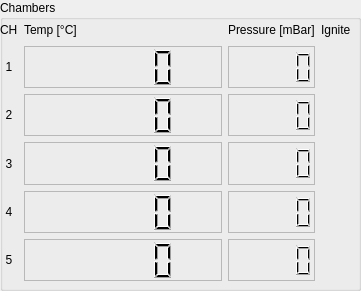
   <widget class="QGroupBox" name="groupBox_5">
    <property name="geometry">
     <rect>
      <x>430</x>
      <y>80</y>
      <width>361</width>
      <height>291</height>
     </rect>
    </property>
    <property name="title">
     <string>Chambers</string>
    </property>
    <widget class="QWidget" name="gridLayoutWidget_6">
     <property name="geometry">
      <rect>
       <x>0</x>
       <y>20</y>
       <width>351</width>
       <height>261</height>
      </rect>
     </property>
     <layout class="QGridLayout" name="gridLayout_6" columnstretch="0,0,0,0,0">
      <property name="sizeConstraint">
       <enum>QLayout::SetMaximumSize</enum>
      </property>
      <item row="0" column="2">
       <widget class="QLabel" name="label_52">
        <property name="text">
         <string>Temp [°C]</string>
        </property>
       </widget>
      </item>
      <item row="1" column="1">
       <widget class="QLabel" name="label_47">
        <property name="text">
         <string>1</string>
        </property>
        <property name="alignment">
         <set>Qt::AlignCenter</set>
        </property>
       </widget>
      </item>
      <item row="3" column="1">
       <widget class="QLabel" name="label_44">
        <property name="text">
         <string>3</string>
        </property>
        <property name="alignment">
         <set>Qt::AlignCenter</set>
        </property>
       </widget>
      </item>
      <item row="1" column="2">
       <widget class="QLCDNumber" name="ch1TempLCD">
        <property name="sizePolicy">
         <sizepolicy hsizetype="Expanding" vsizetype="Expanding">
          <horstretch>0</horstretch>
          <verstretch>0</verstretch>
         </sizepolicy>
        </property>
        <property name="frameShape">
         <enum>QFrame::StyledPanel</enum>
        </property>
        <property name="frameShadow">
         <enum>QFrame::Raised</enum>
        </property>
        <property name="lineWidth">
         <number>1</number>
        </property>
       </widget>
      </item>
      <item row="3" column="3">
       <widget class="QLCDNumber" name="ch3PressLCD">
        <property name="frameShape">
         <enum>QFrame::StyledPanel</enum>
        </property>
        <property name="frameShadow">
         <enum>QFrame::Raised</enum>
        </property>
        <property name="lineWidth">
         <number>1</number>
        </property>
       </widget>
      </item>
      <item row="5" column="3">
       <widget class="QLCDNumber" name="ch5PressLCD">
        <property name="frameShape">
         <enum>QFrame::StyledPanel</enum>
        </property>
        <property name="frameShadow">
         <enum>QFrame::Raised</enum>
        </property>
        <property name="lineWidth">
         <number>1</number>
        </property>
       </widget>
      </item>
      <item row="4" column="3">
       <widget class="QLCDNumber" name="ch4PressLCD">
        <property name="frameShape">
         <enum>QFrame::StyledPanel</enum>
        </property>
        <property name="frameShadow">
         <enum>QFrame::Raised</enum>
        </property>
        <property name="lineWidth">
         <number>1</number>
        </property>
       </widget>
      </item>
      <item row="3" column="2">
       <widget class="QLCDNumber" name="ch3TempLCD">
        <property name="sizePolicy">
         <sizepolicy hsizetype="Expanding" vsizetype="Expanding">
          <horstretch>0</horstretch>
          <verstretch>0</verstretch>
         </sizepolicy>
        </property>
        <property name="frameShape">
         <enum>QFrame::StyledPanel</enum>
        </property>
        <property name="frameShadow">
         <enum>QFrame::Raised</enum>
        </property>
       </widget>
      </item>
      <item row="4" column="1">
       <widget class="QLabel" name="label_45">
        <property name="text">
         <string>4</string>
        </property>
        <property name="alignment">
         <set>Qt::AlignCenter</set>
        </property>
       </widget>
      </item>
      <item row="1" column="3">
       <widget class="QLCDNumber" name="ch1PressLCD">
        <property name="frameShape">
         <enum>QFrame::StyledPanel</enum>
        </property>
        <property name="frameShadow">
         <enum>QFrame::Raised</enum>
        </property>
        <property name="lineWidth">
         <number>1</number>
        </property>
       </widget>
      </item>
      <item row="2" column="3">
       <widget class="QLCDNumber" name="ch2PressLCD">
        <property name="frameShape">
         <enum>QFrame::StyledPanel</enum>
        </property>
        <property name="frameShadow">
         <enum>QFrame::Raised</enum>
        </property>
        <property name="lineWidth">
         <number>1</number>
        </property>
       </widget>
      </item>
      <item row="4" column="2">
       <widget class="QLCDNumber" name="ch4TempLCD">
        <property name="sizePolicy">
         <sizepolicy hsizetype="Expanding" vsizetype="Expanding">
          <horstretch>0</horstretch>
          <verstretch>0</verstretch>
         </sizepolicy>
        </property>
        <property name="frameShape">
         <enum>QFrame::StyledPanel</enum>
        </property>
       </widget>
      </item>
      <item row="0" column="1">
       <widget class="QLabel" name="label_53">
        <property name="text">
         <string>CH</string>
        </property>
       </widget>
      </item>
      <item row="5" column="1">
       <widget class="QLabel" name="label_46">
        <property name="text">
         <string>5</string>
        </property>
        <property name="alignment">
         <set>Qt::AlignCenter</set>
        </property>
       </widget>
      </item>
      <item row="2" column="1">
       <widget class="QLabel" name="label_43">
        <property name="text">
         <string>2</string>
        </property>
        <property name="alignment">
         <set>Qt::AlignCenter</set>
        </property>
       </widget>
      </item>
      <item row="0" column="4">
       <widget class="QLabel" name="connected_9">
        <property name="minimumSize">
         <size>
          <width>20</width>
          <height>20</height>
         </size>
        </property>
        <property name="maximumSize">
         <size>
          <width>1000</width>
          <height>20</height>
         </size>
        </property>
        <property name="text">
         <string>Ignite</string>
        </property>
        <property name="scaledContents">
         <bool>true</bool>
        </property>
       </widget>
      </item>
      <item row="2" column="4">
       <widget class="QLabel" name="relay2LED">
        <property name="minimumSize">
         <size>
          <width>20</width>
          <height>20</height>
         </size>
        </property>
        <property name="maximumSize">
         <size>
          <width>20</width>
          <height>20</height>
         </size>
        </property>
        <property name="text">
         <string/>
        </property>
        <property name="pixmap">
         <pixmap resource="FireTamer.qrc">:/images/ledoff.png</pixmap>
        </property>
        <property name="scaledContents">
         <bool>true</bool>
        </property>
       </widget>
      </item>
      <item row="5" column="4">
       <widget class="QLabel" name="relay5LED">
        <property name="minimumSize">
         <size>
          <width>20</width>
          <height>20</height>
         </size>
        </property>
        <property name="maximumSize">
         <size>
          <width>20</width>
          <height>20</height>
         </size>
        </property>
        <property name="text">
         <string/>
        </property>
        <property name="pixmap">
         <pixmap resource="FireTamer.qrc">:/images/ledoff.png</pixmap>
        </property>
        <property name="scaledContents">
         <bool>true</bool>
        </property>
       </widget>
      </item>
      <item row="1" column="4">
       <widget class="QLabel" name="relay1LED">
        <property name="minimumSize">
         <size>
          <width>20</width>
          <height>20</height>
         </size>
        </property>
        <property name="maximumSize">
         <size>
          <width>20</width>
          <height>20</height>
         </size>
        </property>
        <property name="text">
         <string/>
        </property>
        <property name="pixmap">
         <pixmap resource="FireTamer.qrc">:/images/ledoff.png</pixmap>
        </property>
        <property name="scaledContents">
         <bool>true</bool>
        </property>
       </widget>
      </item>
      <item row="4" column="4">
       <widget class="QLabel" name="relay4LED">
        <property name="minimumSize">
         <size>
          <width>20</width>
          <height>20</height>
         </size>
        </property>
        <property name="maximumSize">
         <size>
          <width>20</width>
          <height>20</height>
         </size>
        </property>
        <property name="text">
         <string/>
        </property>
        <property name="pixmap">
         <pixmap resource="FireTamer.qrc">:/images/ledoff.png</pixmap>
        </property>
        <property name="scaledContents">
         <bool>true</bool>
        </property>
       </widget>
      </item>
      <item row="0" column="3">
       <widget class="QLabel" name="label_5">
        <property name="text">
         <string>Pressure [mBar]</string>
        </property>
       </widget>
      </item>
      <item row="5" column="2">
       <widget class="QLCDNumber" name="ch5TempLCD">
        <property name="sizePolicy">
         <sizepolicy hsizetype="Minimum" vsizetype="Expanding">
          <horstretch>0</horstretch>
          <verstretch>0</verstretch>
         </sizepolicy>
        </property>
        <property name="frameShape">
         <enum>QFrame::StyledPanel</enum>
        </property>
       </widget>
      </item>
      <item row="2" column="2">
       <widget class="QLCDNumber" name="ch2TempLCD">
        <property name="sizePolicy">
         <sizepolicy hsizetype="Expanding" vsizetype="Expanding">
          <horstretch>0</horstretch>
          <verstretch>0</verstretch>
         </sizepolicy>
        </property>
        <property name="frameShape">
         <enum>QFrame::StyledPanel</enum>
        </property>
        <property name="frameShadow">
         <enum>QFrame::Raised</enum>
        </property>
       </widget>
      </item>
      <item row="3" column="4">
       <widget class="QLabel" name="relay3LED">
        <property name="minimumSize">
         <size>
          <width>20</width>
          <height>20</height>
         </size>
        </property>
        <property name="maximumSize">
         <size>
          <width>20</width>
          <height>20</height>
         </size>
        </property>
        <property name="text">
         <string/>
        </property>
        <property name="pixmap">
         <pixmap resource="FireTamer.qrc">:/images/ledoff.png</pixmap>
        </property>
        <property name="scaledContents">
         <bool>true</bool>
        </property>
       </widget>
      </item>
     </layout>
    </widget>
   </widget>
